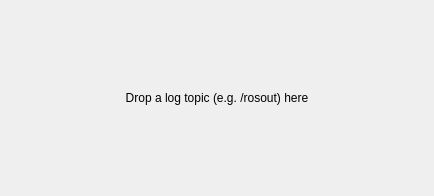
<?xml version="1.0" encoding="UTF-8"?>
<ui version="4.0">
 <class>LogViewerForm</class>
 <widget class="QWidget" name="LogViewerForm">
  <layout class="QVBoxLayout" name="rootLayout">
   <property name="spacing">
    <number>0</number>
   </property>
   <property name="leftMargin">
    <number>0</number>
   </property>
   <property name="topMargin">
    <number>0</number>
   </property>
   <property name="rightMargin">
    <number>0</number>
   </property>
   <property name="bottomMargin">
    <number>0</number>
   </property>
   <item>
    <widget class="QStackedWidget" name="pages">
     <property name="currentIndex">
      <number>1</number>
     </property>
     <widget class="QWidget" name="contentPage">
      <layout class="QVBoxLayout" name="contentLayout">
       <property name="spacing">
        <number>0</number>
       </property>
       <property name="leftMargin">
        <number>0</number>
       </property>
       <property name="topMargin">
        <number>0</number>
       </property>
       <property name="rightMargin">
        <number>0</number>
       </property>
       <property name="bottomMargin">
        <number>0</number>
       </property>
       <item>
        <layout class="QHBoxLayout" name="filterRow">
         <property name="spacing">
          <number>4</number>
         </property>
         <property name="leftMargin">
          <number>6</number>
         </property>
         <property name="topMargin">
          <number>4</number>
         </property>
         <property name="rightMargin">
          <number>6</number>
         </property>
         <property name="bottomMargin">
          <number>4</number>
         </property>
         <item>
          <widget class="QToolButton" name="levelDebug">
           <property name="text">
            <string>Debug</string>
           </property>
           <property name="checkable">
            <bool>true</bool>
           </property>
           <property name="checked">
            <bool>true</bool>
           </property>
          </widget>
         </item>
         <item>
          <widget class="QToolButton" name="levelInfo">
           <property name="text">
            <string>Info</string>
           </property>
           <property name="checkable">
            <bool>true</bool>
           </property>
           <property name="checked">
            <bool>true</bool>
           </property>
          </widget>
         </item>
         <item>
          <widget class="QToolButton" name="levelWarn">
           <property name="text">
            <string>Warn</string>
           </property>
           <property name="checkable">
            <bool>true</bool>
           </property>
           <property name="checked">
            <bool>true</bool>
           </property>
          </widget>
         </item>
         <item>
          <widget class="QToolButton" name="levelError">
           <property name="text">
            <string>Error</string>
           </property>
           <property name="checkable">
            <bool>true</bool>
           </property>
           <property name="checked">
            <bool>true</bool>
           </property>
          </widget>
         </item>
         <item>
          <widget class="QToolButton" name="levelFatal">
           <property name="text">
            <string>Fatal</string>
           </property>
           <property name="checkable">
            <bool>true</bool>
           </property>
           <property name="checked">
            <bool>true</bool>
           </property>
          </widget>
         </item>
         <item>
          <widget class="QComboBox" name="nodeCombo">
           <property name="minimumWidth">
            <number>140</number>
           </property>
           <property name="toolTip">
            <string>Show only entries from one node</string>
           </property>
           <property name="sizeAdjustPolicy">
            <enum>QComboBox::AdjustToMinimumContentsLengthWithIcon</enum>
           </property>
          </widget>
         </item>
         <item>
          <widget class="QLineEdit" name="filterEdit">
           <property name="placeholderText">
            <string>Filter messages...</string>
           </property>
           <property name="clearButtonEnabled">
            <bool>true</bool>
           </property>
           <property name="acceptDrops">
            <bool>false</bool>
           </property>
          </widget>
         </item>
         <item>
          <widget class="QToolButton" name="topicsButton">
           <property name="text">
            <string>Topics</string>
           </property>
           <property name="toolTip">
            <string>Choose which topics to show</string>
           </property>
           <property name="popupMode">
            <enum>QToolButton::InstantPopup</enum>
           </property>
          </widget>
         </item>
        </layout>
       </item>
       <item>
        <widget class="QLabel" name="noticeLabel">
         <property name="margin">
          <number>4</number>
         </property>
         <property name="indent">
          <number>2</number>
         </property>
        </widget>
       </item>
       <item>
        <widget class="QSplitter" name="splitter">
         <property name="orientation">
          <enum>Qt::Vertical</enum>
         </property>
         <property name="childrenCollapsible">
          <bool>false</bool>
         </property>
         <widget class="QTreeView" name="logView">
          <property name="frameShape">
           <enum>QFrame::NoFrame</enum>
          </property>
          <property name="acceptDrops">
           <bool>false</bool>
          </property>
          <property name="editTriggers">
           <set>QAbstractItemView::NoEditTriggers</set>
          </property>
          <property name="dragDropMode">
           <enum>QAbstractItemView::NoDragDrop</enum>
          </property>
          <property name="alternatingRowColors">
           <bool>true</bool>
          </property>
          <property name="selectionMode">
           <enum>QAbstractItemView::SingleSelection</enum>
          </property>
          <property name="selectionBehavior">
           <enum>QAbstractItemView::SelectRows</enum>
          </property>
          <property name="rootIsDecorated">
           <bool>false</bool>
          </property>
          <property name="uniformRowHeights">
           <bool>true</bool>
          </property>
          <property name="itemsExpandable">
           <bool>false</bool>
          </property>
          <property name="allColumnsShowFocus">
           <bool>true</bool>
          </property>
         </widget>
         <widget class="QWidget" name="detailPane">
          <layout class="QHBoxLayout" name="detailLayout">
           <property name="spacing">
            <number>4</number>
           </property>
           <property name="leftMargin">
            <number>6</number>
           </property>
           <property name="topMargin">
            <number>4</number>
           </property>
           <property name="rightMargin">
            <number>6</number>
           </property>
           <property name="bottomMargin">
            <number>4</number>
           </property>
           <item>
            <widget class="QPlainTextEdit" name="detailText">
             <property name="acceptDrops">
              <bool>false</bool>
             </property>
             <property name="readOnly">
              <bool>true</bool>
             </property>
             <property name="placeholderText">
              <string>Select a row to read the full entry</string>
             </property>
            </widget>
           </item>
           <item alignment="Qt::AlignTop">
            <widget class="QPushButton" name="copyButton">
             <property name="text">
              <string>Copy</string>
             </property>
             <property name="toolTip">
              <string>Copy the selected entry to the clipboard</string>
             </property>
            </widget>
           </item>
          </layout>
         </widget>
        </widget>
       </item>
      </layout>
     </widget>
     <widget class="QWidget" name="emptyPage">
      <layout class="QVBoxLayout" name="emptyLayout">
       <item>
        <widget class="QLabel" name="emptyLabel">
         <property name="text">
          <string>Drop a log topic (e.g. /rosout) here</string>
         </property>
         <property name="alignment">
          <set>Qt::AlignCenter</set>
         </property>
         <property name="wordWrap">
          <bool>true</bool>
         </property>
        </widget>
       </item>
      </layout>
     </widget>
    </widget>
   </item>
  </layout>
 </widget>
 <resources/>
 <connections/>
</ui>
